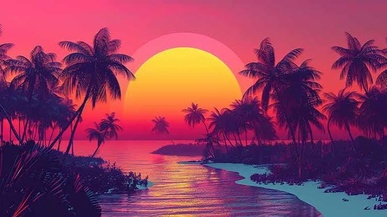
#> input picture images/input.jpg, 387 x 217 px, shrunk from 738 x 414 before the run
$ python ex2_noise.py
#> lines starting #> are read from the running program, lines starting #| are printed output that depends on the picture
### common.py
"""Helper functions shared by every experiment."""

from pathlib import Path

import cv2
import matplotlib.pyplot as plt

ROOT = Path(__file__).resolve().parent
IMAGES = ROOT / "images"
OUTPUTS = ROOT / "outputs"


def load_image(name="input.jpg", gray=False):
#> called with name = 'input.jpg', gray = True
    path = IMAGES / name
    flag = cv2.IMREAD_GRAYSCALE if gray else cv2.IMREAD_COLOR
    img = cv2.imread(str(path), flag)
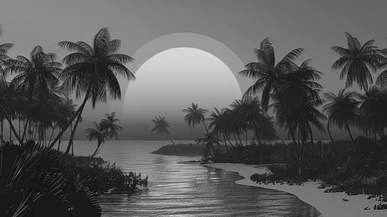
#> img: shape (217, 387); min 4, max 225, mean 89
    if img is None:
        raise FileNotFoundError(f"Put an image at {path} and run again.")
    return img


def save_figure(fig, name):
    OUTPUTS.mkdir(exist_ok=True)
    out = OUTPUTS / name
    fig.savefig(out, dpi=120, bbox_inches="tight")
    print("Saved:", out.relative_to(ROOT))
    plt.show()


def show_grid(images, titles, cols, out_name, figsize=None):
    """Show several images in one figure and save it to outputs/."""
    rows = (len(images) + cols - 1) // cols
    fig, axes = plt.subplots(rows, cols, figsize=figsize or (4 * cols, 4 * rows))
    axes = axes.ravel() if hasattr(axes, "ravel") else [axes]

    for ax, img, title in zip(axes, images, titles):
        if img.ndim == 3:
            ax.imshow(cv2.cvtColor(img, cv2.COLOR_BGR2RGB))
        else:
            ax.imshow(img, cmap="gray", vmin=0, vmax=255)
        ax.set_title(title)
        ax.axis("off")

    for ax in axes[len(images):]:
        ax.axis("off")

    fig.tight_layout()
    save_figure(fig, out_name)

### ex2_noise.py
# Experiment 2: Adding salt & pepper noise
# Name: Soham   Roll No: 23BIT276D

import numpy as np

from common import load_image, show_grid

rng = np.random.default_rng(7)


def salt_and_pepper(image, amount=0.25, salt_ratio=0.5):
    """amount = fraction of pixels corrupted,
    salt_ratio = share of those that become white (rest become black)."""
#> called with amount = 0.05, salt_ratio = 0.5
    noisy = image.copy()
    r = rng.random(image.shape)
    salt_cut = amount * salt_ratio
    noisy[r < salt_cut] = 255
    noisy[(r >= salt_cut) & (r < amount)] = 0
    return noisy


image = load_image(gray=True)

levels = [0.05, 0.15, 0.25, 0.40]
noisy_images = [salt_and_pepper(image, a) for a in levels]
#> call 3 of salt_and_pepper, with amount = 0.25, salt_ratio = 0.5
#> in salt_and_pepper (call 3), `noisy[(r >= salt_cut) & (r < amount)] = 0`:
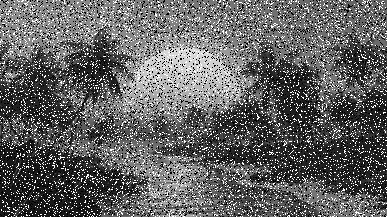
#> noisy: shape (217, 387); min 0, max 255, mean 98.3
#> call 4 of salt_and_pepper, with amount = 0.4, salt_ratio = 0.5
#> in salt_and_pepper (call 4), `noisy[r < salt_cut] = 255`:
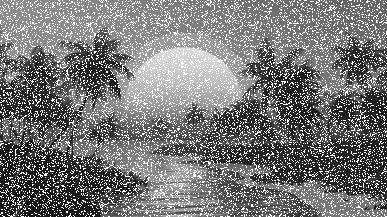
#> noisy: shape (217, 387); min 4, max 255, mean 122.5
#> in salt_and_pepper (call 4), `noisy[(r >= salt_cut) & (r < amount)] = 0`:
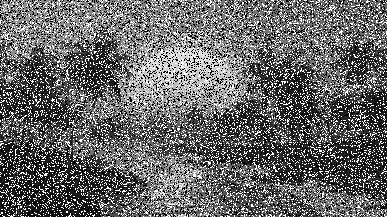
#> noisy: shape (217, 387); min 0, max 255, mean 104.6
#> noisy_images = 4 items

for a, n in zip(levels, noisy_images):
    changed = np.mean(n != image) * 100
    print(f"amount={a:.2f} -> {changed:.1f}% pixels changed")
#> this loop made 4 passes
#> (a, changed) on passes 1 to 4: (0.05, 4.88), (0.15, 14.94), (0.25, 24.7), (0.4, 40.22)
#| amount=0.05 -> 4.9% pixels changed
#| amount=0.15 -> 14.9% pixels changed
#| amount=0.25 -> 24.7% pixels changed
#| amount=0.40 -> 40.2% pixels changed

# Mostly-salt vs mostly-pepper at the same amount
salty = salt_and_pepper(image, 0.25, salt_ratio=0.9)
#> in salt_and_pepper (call 5), `noisy[r < salt_cut] = 255`:
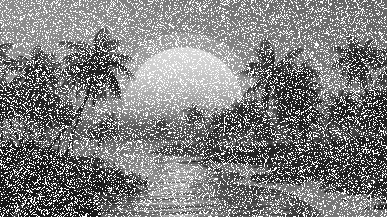
#> noisy: shape (217, 387); min 4, max 255, mean 126.8
peppery = salt_and_pepper(image, 0.25, salt_ratio=0.1)
#> in salt_and_pepper (call 6), `noisy[r < salt_cut] = 255`:
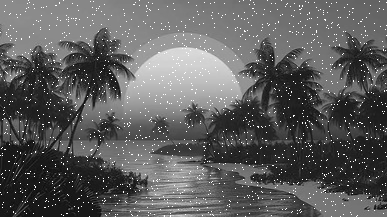
#> noisy: shape (217, 387); min 4, max 255, mean 93
#> in salt_and_pepper (call 6), `noisy[(r >= salt_cut) & (r < amount)] = 0`:
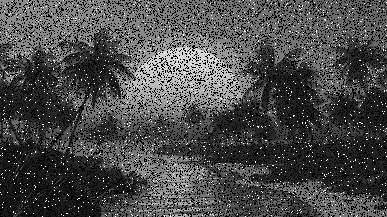
#> noisy: shape (217, 387); min 0, max 255, mean 73.1

show_grid(
    [image] + noisy_images + [salty, peppery],
    ["Original"] + [f"Noise {int(a * 100)}%" for a in levels]
    + ["25% (90% salt)", "25% (90% pepper)"],
    cols=4, out_name="ex2_noise.png",
)
#> in show_grid, `rows = (len(images) + cols - 1) // cols`: rows = 2
#> the loop in show_grid, `for ax, img, title in zip(axes, images, titles):` made 7 passes
#> title on passes 1 to 7: 'Original', 'Noise 5%', 'Noise 15%', 'Noise 25%', 'Noise 40%', '25% (90% salt)', '25% (90% pepper)'
#> the loop in show_grid, `for ax in axes[len(images):]:` made 1 pass

$ run again, with outputs/ex1_basics.png saved as images/input.jpg
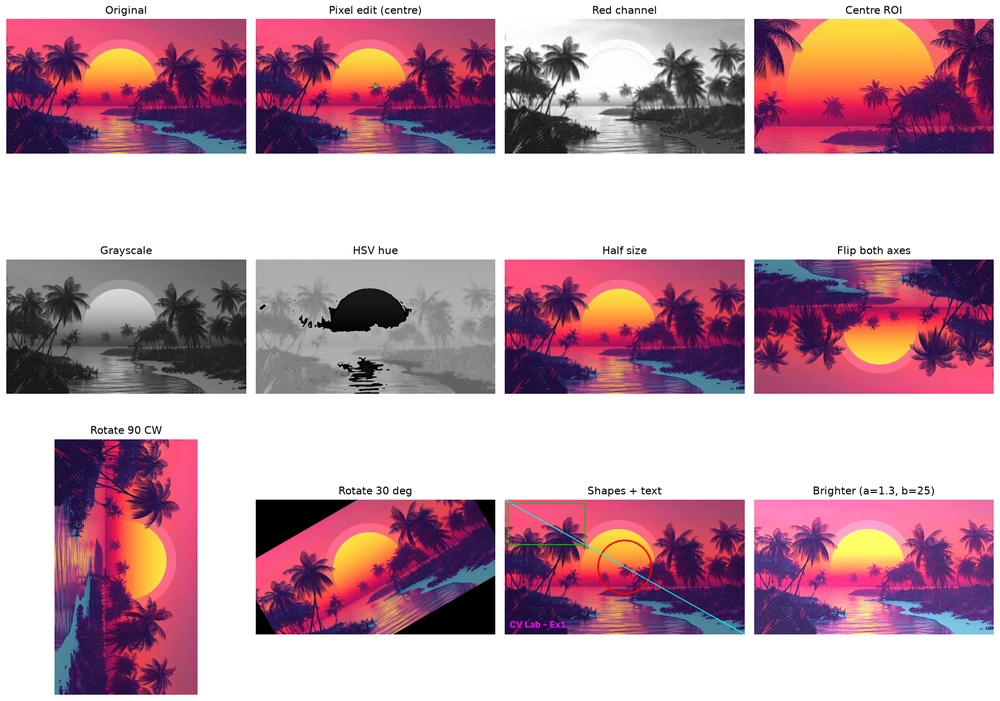
#> input picture outputs/ex1_basics.png, 1000 x 701 px, shrunk from 1908 x 1337 before the run
#> in load_image, `img = cv2.imread(str(path), flag)`:
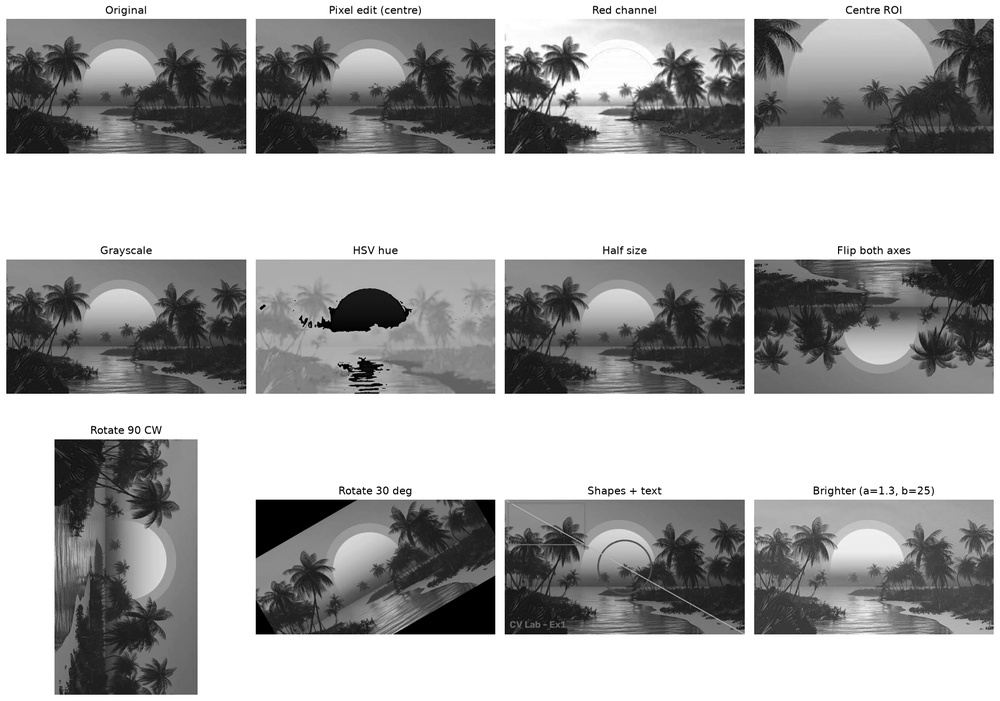
#> img: shape (701, 1000); min 0, max 255, mean 168
#> noisy_images = 4 items
#> the loop `for a, n in zip(levels, noisy_images):` made 4 passes
#> (a, changed) on passes 1 to 4: (0.05, 3.96), (0.15, 11.93), (0.25, 19.9), (0.4, 31.78)
#> (printed output is left out)
#> in salt_and_pepper (call 6), `noisy[(r >= salt_cut) & (r < amount)] = 0`:
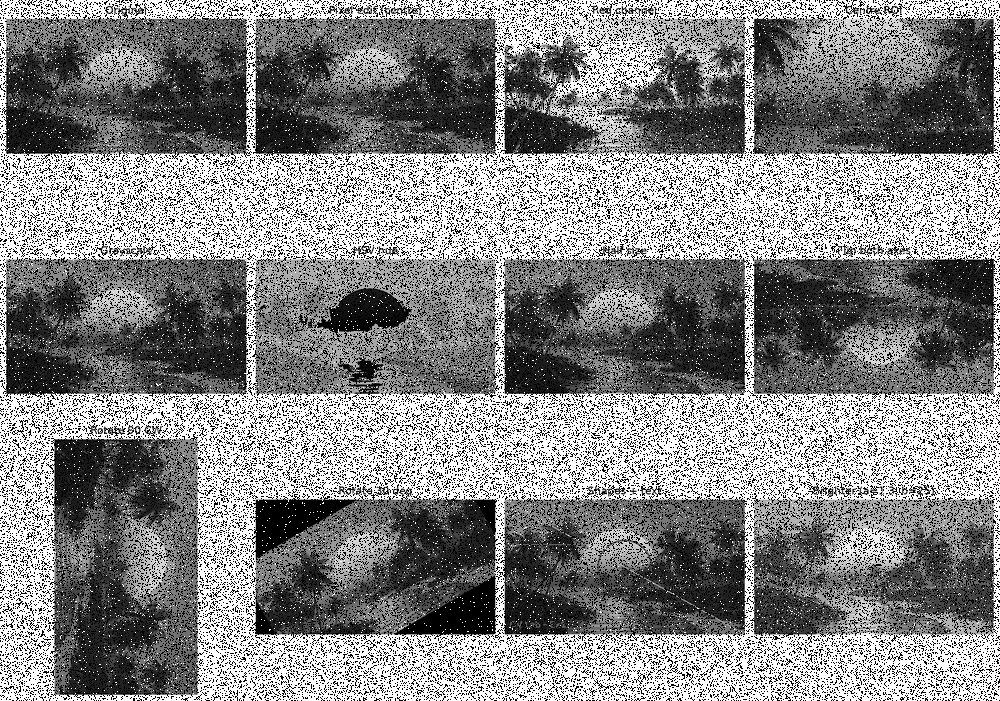
#> noisy: shape (701, 1000); min 0, max 255, mean 132.3
#> rows = 2
#> the loop in show_grid, `for ax, img, title in zip(axes, images, titles):` made 7 passes
#> title on passes 1 to 7: 'Original', 'Noise 5%', 'Noise 15%', 'Noise 25%', 'Noise 40%', '25% (90% salt)', '25% (90% pepper)'
#> the loop in show_grid, `for ax in axes[len(images):]:` made 1 pass

$ run again, with outputs/ex3_kernel_sizes.png saved as images/input.jpg
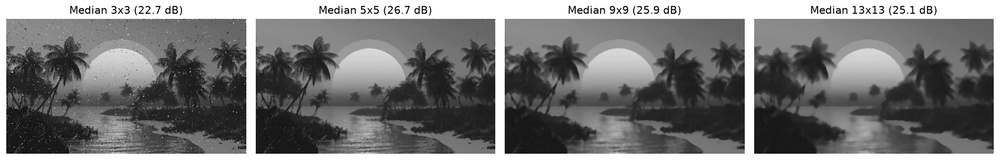
#> input picture outputs/ex3_kernel_sizes.png, 1000 x 160 px, shrunk from 1908 x 305 before the run
#> in load_image, img is the input picture: shape (160, 1000); min 0, max 255, mean 118.5
#> in salt_and_pepper (call 4), `noisy[(r >= salt_cut) & (r < amount)] = 0`:
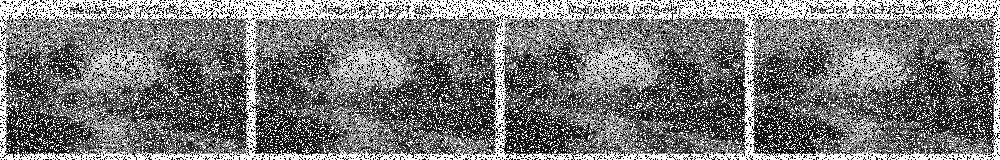
#> noisy: shape (160, 1000); min 0, max 255, mean 122
#> noisy_images = 4 items
#> the loop `for a, n in zip(levels, noisy_images):` made 4 passes
#> (a, changed) on passes 1 to 4: (0.05, 4.63), (0.15, 14.02), (0.25, 23.56), (0.4, 37.68)
#> (printed output is left out)
#> in salt_and_pepper (call 6), `noisy[(r >= salt_cut) & (r < amount)] = 0`:
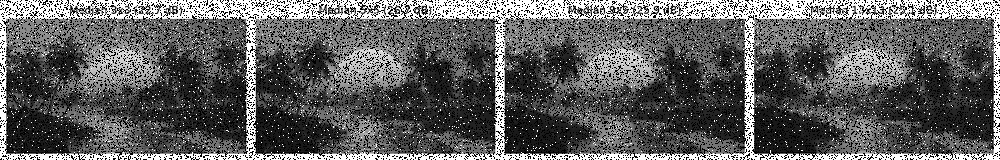
#> noisy: shape (160, 1000); min 0, max 255, mean 95.2
#> rows = 2
#> the loop in show_grid, `for ax, img, title in zip(axes, images, titles):` made 7 passes
#> title on passes 1 to 7: 'Original', 'Noise 5%', 'Noise 15%', 'Noise 25%', 'Noise 40%', '25% (90% salt)', '25% (90% pepper)'
#> the loop in show_grid, `for ax in axes[len(images):]:` made 1 pass
